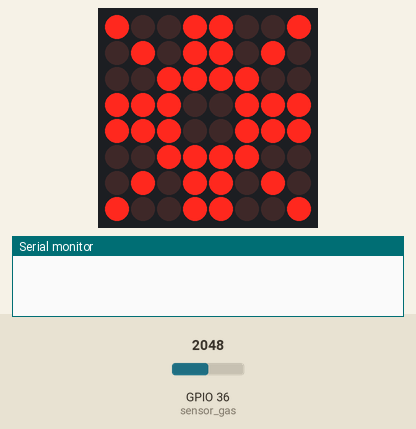
Simulated run of this sketch. Board: ESP32. Parts: 8×8 LED matrix, the last lines printed to the serial monitor. The test bench sets the inputs (shaded band); at power-on: GPIO 36 (sensor_gas) = 2048.

Above: at 0.1 s.
At 2.1 s:
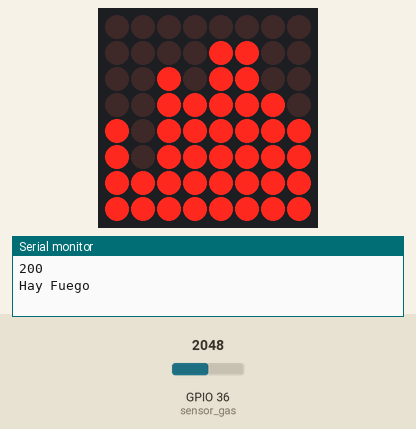

The sketch:

Practica5_Bim3.ino
```cpp
/*
   Fundacion Kinal
   Centro educativo tecnico laboral Kinal
   Electronica
   Grado: Quinto
   Sección: A
   Curso: Taller de electronica digital y reparación de computadoras I
   Nombre: Jose Javier Juarez
   Profe Alejandro
   Carnet: 2022252
   Proyecto: Matriz Led
*/
#include <Ticker.h>
#include <LedControl.h>

//Directivas de Preprocesado
#define sensor_gas A0
#define dataPin0   13   //pin 12 conectado al pin de datos del max7219.
#define dataClock0 11   //pin 11 conectado al pin de clock del max7219.
#define dataLoad0  10   //pin 10 conectado al pin de carga del max7219.

//Funciones
void medicion(void);
void fuegoo(void);
//Variables
int i, gas, conver, seg;
unsigned long update_delay = 850;

//Constructores
Ticker mediciones(medicion, 2000);
LedControl matriz = LedControl(dataPin0 , dataClock0, dataLoad0, 1); // Los numeros se refieren a que pin de arduino tienes en cada uno de los terminales
/* 11 para el DIN, 13 para el CLK, 10 para el CS y el 1 se refiere a la asignacion de la matriz*/

//Animaciones
byte Copo1[8] =
{
  B10011001,
  B01011010,
  B00111100,
  B11100111,
  B11100111,
  B00111100,
  B01011010,
  B10011001
};
byte Fuego1[8] =
{
  B00000000,
  B00001100,
  B00101100,
  B00111110,
  B10111111,
  B10111111,
  B11111111,
  B11111111
};

void setup() {
  // El numero que colocamos como argumento de la funcion se refiere a la direccion del decodificador
  Serial.begin(9600);
  pinMode(sensor_gas, INPUT);
  matriz.shutdown(0, false);
  matriz.setIntensity(0, 8); // La valores estan entre 1 y 15
  matriz.clearDisplay(0);
  mediciones.start();
}

void loop() {
  mediciones.update();

  if (conver > 40 ) {

    Serial.println("Hay Fuego ");
    if(seg==0){
      fuegoo();


    }
    if(seg==1){
     for (int i = 0; i < 8; i++)
    {
      matriz.setRow(0, i, Fuego1[i]);
    }
    }
    //fuego
}
else{
  seg=0;
   for (int i = 0; i < 8; i++)
    {
      matriz.setRow(0, i, Copo1[i]);

    }
}

delay(1000);
}

void medicion(void) {

  gas = analogRead(A0);
  conver = map(gas, 0, 1023, 0, 100);
  Serial.println(conver);
}
void fuegoo()
{
for(int i=0; i<8;i++)
{
matriz.setRow(0,i,Fuego1[i]);
}
delay(1000);
matriz.clearDisplay(0);
delay(1000);
for(int i=0; i<8;i++)
{
matriz.setRow(0,i,Fuego1[i]);
}
delay(1000);
matriz.clearDisplay(0);
delay(1000);
for(int i=0; i<8;i++)
{
matriz.setRow(0,i,Fuego1[i]);
}
delay(1000);
matriz.clearDisplay(0);
delay(1000);
for(int i=0; i<8;i++)
{
matriz.setRow(0,i,Fuego1[i]);
}
delay(1000);
matriz.clearDisplay(0);
delay(1000);
for(int i=0; i<8;i++)
{
matriz.setRow(0,i,Fuego1[i]);
}
delay(1000);
seg=1;
}
```

Measured:
- what the display in image 1 shows lasts 1.0 s, from 2.0 s to 3.0 s
